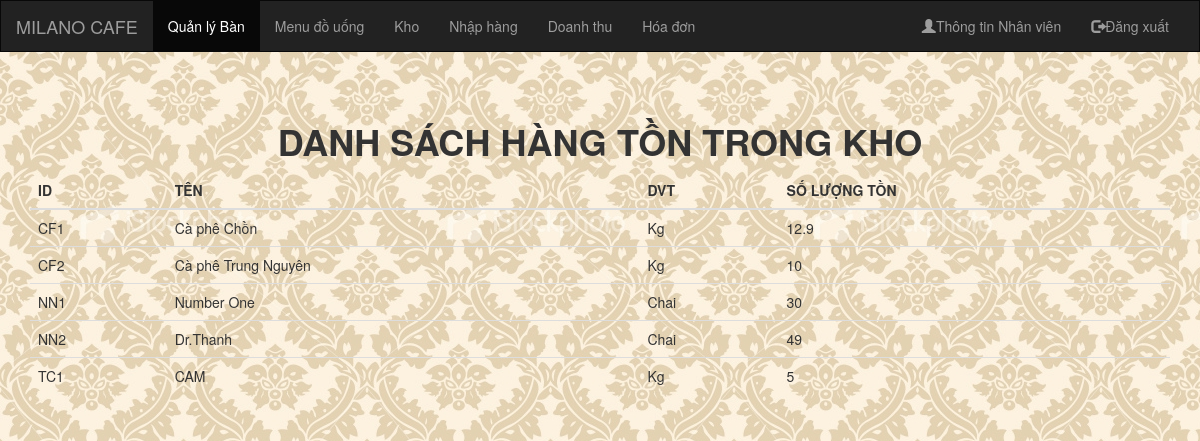
Page /kho.php on the committed database.
### tables this page shows
CREATE TABLE `kho` (
  `MaHang` varchar(20) NOT NULL,
  `Ten` text NOT NULL,
  `DVT` varchar(20) NOT NULL,
  `SLT` float NOT NULL
);

### kho.php (the view, shortened to what this page needs)
<!DOCTYPE html>
<html lang="en">
<?php
include 'include/index.php';
$connect = connectDB();
$lenh = "USE qly_cafe";
$connect -> query($lenh);
?>
<body background="./images/bg.jpg">
  <div class="container">
    <h2 style="text-align: center;"><b><big>DANH SÁCH HÀNG TỒN TRONG KHO</big></b></h2>
    <table class="table table-hover">
      <thead>
        <tr>
          <th>ID</th>
          <th>TÊN</th>
          <th>DVT</th>
          <th>SỐ LƯỢNG TỒN</th>
        </tr>
      </thead>
      <tbody id="myTable">
        <?php
        $sql = "select * from kho";
        $result = $connect->query($sql);
        while ($row = $result->fetch_assoc()) {
          ?>
          <tr>
            <td><?php echo $row['MaHang'] ?></td>
            <td><?php echo $row['Ten'] ?></td>
            <td><?php echo $row['DVT'] ?></td>
            <td><?php echo $row['SLT'] ?></td>
          </tr>
          <?php
        }
        ?>
      </tbody>
    </table>
  </div>
</body>
</html>

### rows in the picture
kho: MaHang "CF1", Ten "Cà phê Chồn", DVT "Kg", SLT "12.9"
kho: MaHang "CF2", Ten "Cà phê Trung Nguyên", DVT "Kg", SLT "10"
kho: MaHang "NN1", Ten "Number One", DVT "Chai", SLT "30"
kho: MaHang "NN2", Ten "Dr.Thanh", DVT "Chai", SLT "49"
kho: MaHang "TC1", Ten "CAM", DVT "Kg", SLT "5"
